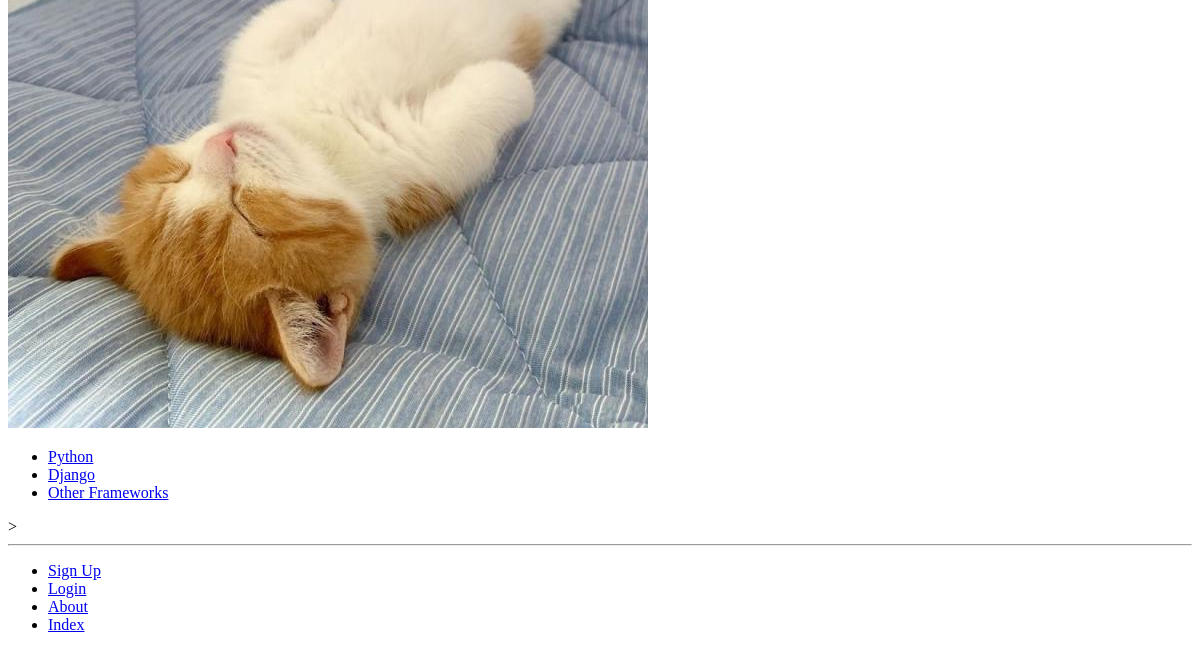
Page /rango/about/ (lower part) on the earlier database version.
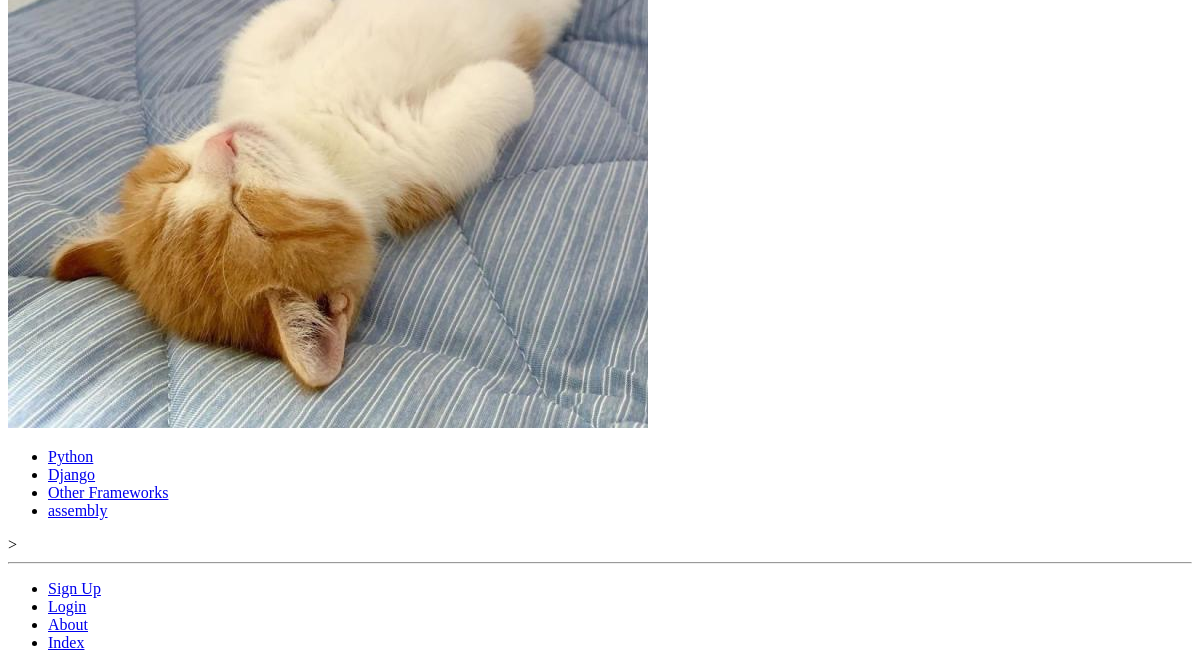
Same page on the later database version.
### rango/models.py (models this page shows, shortened)
class Category(models.Model):
    name = models.CharField(max_length=128, unique=True)
    views = models.IntegerField(default=0)
    likes = models.IntegerField(default=0)
    slug = models.SlugField(unique=True)
    class Meta:
       verbose_name_plural = 'Categories'

### rango/views.py (the view)
# urls.py: path('about/', views.about, name='about'),
def about(request):
    return render(request, 'rango/about.html')

### rango/templatetags/rango_template_tags.py (called while the page is built)
@register.inclusion_tag('rango/categories.html')
def get_category_list(current_category=None):
    return {'categories': Category.objects.all(),
            'current_category': current_category}

### templates/rango/about.html (shortened to what this page needs)
{% extends 'rango/base.html' %}
{% load staticfiles %}
{% block body_block %}
        <img src="{{ MEDIA_URL }}cat.jpg"  alt="Picture of a Cat" />
{% endblock %}

### templates/rango/categories.html
<ul>
{% if categories %}
    {% for c in categories %}
        {% if c == current_category %}
        <li><strong><a href="{% url 'rango:show_category' c.slug %}">{{ c.name }}</a></strong></li>
        {% else %}
        <li><a href="{% url 'rango:show_category' c.slug %}">{{ c.name }}</a></li>
        {% endif %}
    {% endfor %}
{% else %}
    <li><strong>There are no categories present.</strong></li>
{% endif %}
</ul>

Differences in the rows shown:
added Category: name "assembly"
